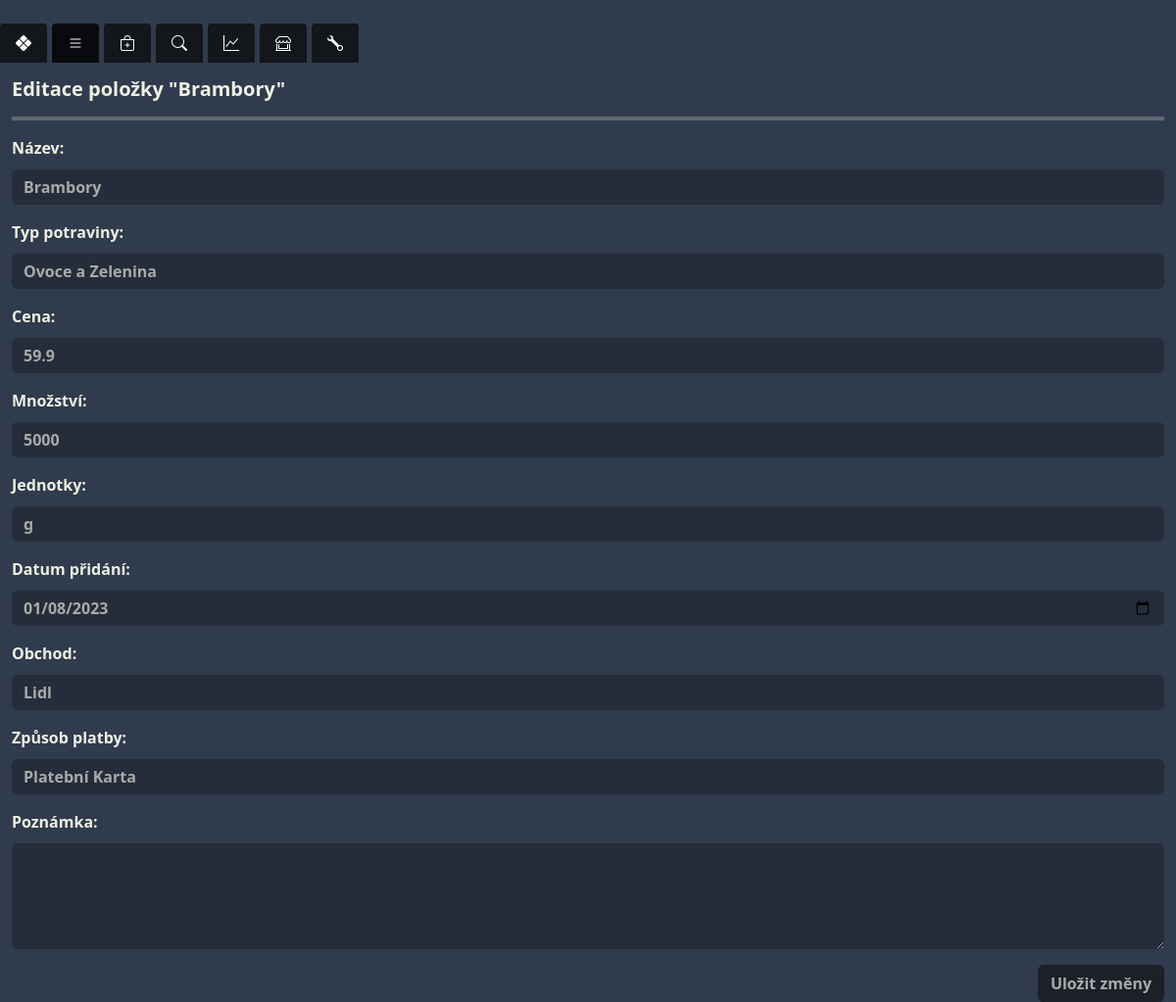
Page /food/edit/15 on the committed database.
### food/models.py (models this page shows)
class Food(models.Model):
    UNITS = [
        ('pieces', 'ks'),
        ('grams', 'g'),
        ('mililiters', 'ml'),
        ('liters','l')
    ]
    name = models.CharField(max_length=255)
    food_type = models.ForeignKey(FoodType, related_name='foods' ,on_delete=models.CASCADE, default=1)
    price = models.FloatField()
    payment_method = models.ForeignKey(PaymentMethod, on_delete=models.CASCADE)
    date_added = models.DateField(default=timezone.now)
    quantity = models.FloatField(default=1)
    unit = models.CharField(max_length=10, choices=UNITS)
    store = models.ForeignKey(Store, on_delete=models.CASCADE,default=1)
    note = models.TextField(blank=True, null=True)

class FoodType(models.Model):
    name = models.CharField(max_length=255)
    def __str__(self):
        return self.name

class Store(models.Model):
    name = models.CharField(max_length=255)
    def __str__(self):
        return self.name

### food/views.py (the view)
# urls.py: path('edit/<int:id>',views.edit_food, name='edit_food'),
def edit_food(request, id):
    food = get_object_or_404(Food, pk=id)
    if request.method == 'POST':
        form = FoodForm(request.POST, instance=food)
        if form.is_valid():
            form.save()
            return redirect('food_list')  # nebo název tvé URL, která zobrazuje seznam jídel
    else:
        form = FoodForm(instance=food)
    return render(request, 'edit_food.html', {'form': form, 'food': food})

### food/templates/edit_food.html (shortened to what this page needs)
{% extends 'base.html' %}
{% block content %}
{{ block.super }}
<div class="container-fluid full-height d-flex flex-column">
    <div class="row flex-grow-1">
        <div class="col-12 full-height">
            <h5 class="mt-3">Editace položky "{{ food.name }}"</h5>
            <hr>
            <form action="{% url 'edit_food' food.id %}" method="POST">
                {{ form.as_p }}
                <div class="d-flex justify-content-end">
                    <button class="btn btn-custom">Uložit změny</button>
                </div>
            </form>
        </div>
    </div>
</div>
{% endblock %}

### food/templates/base.html (style rules this page uses)
body { background-color: #303b4d; color: #eef0e1; }
label { font-weight: bold; margin-bottom: 10px; }
.form-control, .form-control:focus { background-color: #252d3b; color: #aaaaaa; border: none; }
.btn-custom { color: #aaaaaa; background-color: #1b2029; border-color: none; }
input, select, option, button, h3, h5 { font-weight: bold !important; }
hr { border: 0; border-top: 4px solid; color: #eef0e1; }
html, body { height: 100%; }
.full-height { height: 100vh; }

### rows in the picture
Food: name "Brambory", food_type "Ovoce a Zelenina", price "59.9", quantity "5000", unit "g", date_added "01/08/2023", store "Lidl", payment_method "Platební Karta"
